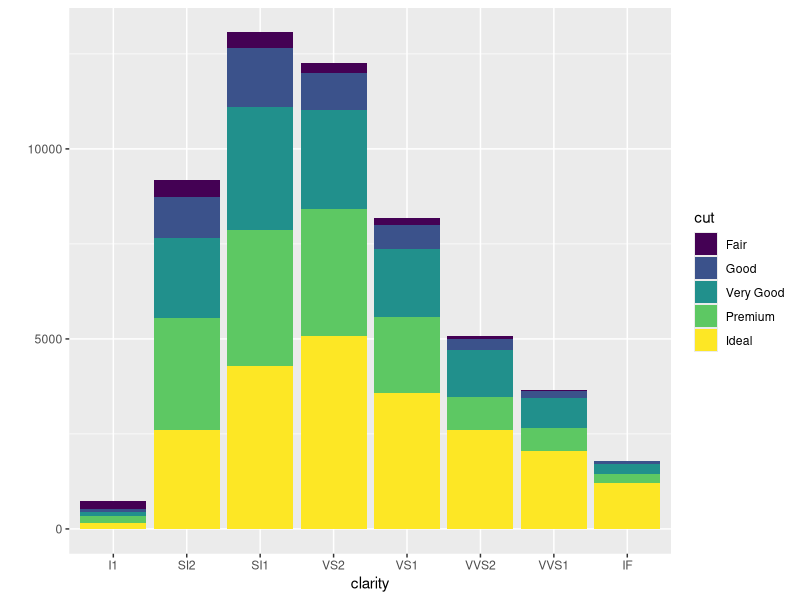

R code for this plot:
## ----install_ggplot, eval=FALSE, tidy=FALSE------------------------------
install.packages("ggplot2")


## ----load_ggplot, eval=FALSE, tidy=FALSE---------------------------------
library(ggplot2)

## ----try_ggplot, eval=FALSE, tidy=FALSE----------------------------------
head(diamonds)
qplot(clarity, data = diamonds, fill = cut, geom = "bar")